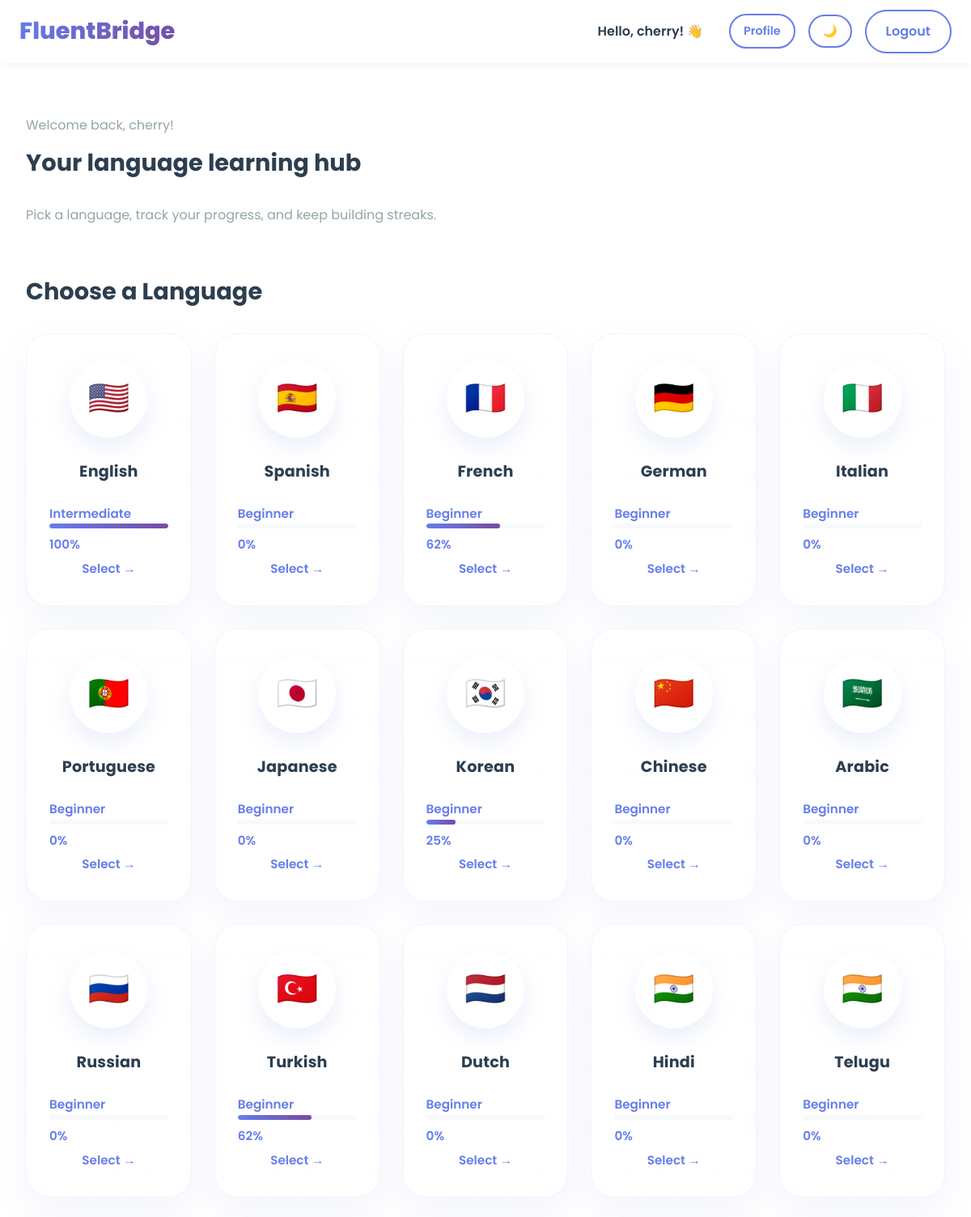
The app's page /dashboard (signed in, upper part) with its own data.
### tables this page shows
CREATE TABLE users
                 (id INTEGER PRIMARY KEY,
                  name TEXT NOT NULL,
                  email TEXT UNIQUE NOT NULL,
                  password TEXT NOT NULL,
                  profile_photo TEXT,
                  created_at TIMESTAMP DEFAULT CURRENT_TIMESTAMP);

CREATE TABLE languages
                 (id INTEGER PRIMARY KEY,
                  name TEXT NOT NULL UNIQUE,
                  flag TEXT NOT NULL);

CREATE TABLE user_progress
                 (id INTEGER PRIMARY KEY,
                  user_id INTEGER NOT NULL,
                  language_id INTEGER NOT NULL,
                  level TEXT DEFAULT 'Beginner',
                  score INTEGER DEFAULT 0,
                  streak INTEGER DEFAULT 0,
                  lessons_completed INTEGER DEFAULT 0,
                  quizzes_completed INTEGER DEFAULT 0,
                  last_learned TIMESTAMP,
                  FOREIGN KEY(user_id) REFERENCES users(id),
                  FOREIGN KEY(language_id) REFERENCES languages(id));

### app.py (the view, shortened to what this page needs)
@app.route('/dashboard')
@login_required
def dashboard():
    conn = get_db()
    c = conn.cursor()
    c.execute('SELECT * FROM users WHERE id = ?', (session['user_id'],))
    user = c.fetchone()
    c.execute('SELECT * FROM languages')
    languages = c.fetchall()
    c.execute('''SELECT * FROM user_progress WHERE user_id = ?''', (session['user_id'],))
    progress_rows = c.fetchall()
    progress = {row['language_id']: row for row in progress_rows}
    selected_language = None
    selected_progress = None
    recommended_lesson = None
    overall_score = 0
    if progress_rows:
        overall_score = int(sum([row['score'] for row in progress_rows]) / len(progress_rows))
    total_quizzes = sum([row['quizzes_completed'] for row in progress_rows]) if progress_rows else 0
    max_streak = max([row['streak'] for row in progress_rows]) if progress_rows else 0
    languages_started = sum(
        1 for row in progress_rows
        if row['score'] > 0 or row['lessons_completed'] > 0 or row['quizzes_completed'] > 0
    )
    achievements = []
    if max_streak >= 7:
        achievements.append({'icon': '🔥', 'title': 'Streak Keeper', 'subtitle': f'{max_streak}-day streak'})
    if total_quizzes >= 5:
        achievements.append({'icon': '🧠', 'title': 'Quiz Champion', 'subtitle': f'{total_quizzes} quizzes completed'})
    if languages_started >= 3:
        achievements.append({'icon': '🌍', 'title': 'Polyglot Path', 'subtitle': f'{languages_started} languages started'})
    if not achievements:
        achievements.append({'icon': '✨', 'title': 'Keep Going', 'subtitle': 'Complete lessons and quizzes to unlock more achievements'})
    if overall_score >= 80:
        badge = 'Language Master'
    elif overall_score >= 60:
        badge = 'Rising Star'
    elif overall_score >= 40:
        badge = 'Learner'
    else:
        badge = 'New Explorer'
    conn.close()
    return render_template('dashboard_page.html',
                          user=user,
                          languages=languages,
                          progress=progress,
                          selected_language=selected_language,
                          selected_progress=selected_progress,
                          recommended_lesson=recommended_lesson,
                          overall_score=overall_score,
                          badge=badge,
                          achievements=achievements)

### app.py (called while the page is built)
def get_db():
    conn = sqlite3.connect(DATABASE)
    conn.row_factory = sqlite3.Row
    return conn

def login_required(f):
    @wraps(f)
    def decorated_function(*args, **kwargs):
        if 'user_id' not in session:
            next_url = request.path
            return redirect(url_for('login', next=next_url))
        return f(*args, **kwargs)
    return decorated_function

### templates/dashboard_page.html (shortened to what this page needs)
<!DOCTYPE html>
<html lang="en">
<head>
    <link rel="stylesheet" href="{{ url_for('static', filename='style.css') }}">
</head>
<body>
    <nav class="navbar navbar-dashboard">
        <div class="navbar-brand">
            <h1 class="logo">FluentBridge</h1>
        </div>
        <div class="navbar-right">
            <span class="user-greeting">Hello, {{ user.name }}! 👋</span>
            <a href="/profile" class="btn btn-outline btn-small">Profile</a>
            <button class="btn btn-outline btn-small dark-toggle" type="button" onclick="toggleDarkMode()">🌙</button>
            <a href="/logout" class="btn btn-outline">Logout</a>
        </div>
    </nav>
    <div class="dashboard-container">
        <section class="dashboard-section dashboard-intro">
            <div class="dashboard-hero">
                <div>
                    <p class="eyebrow">Welcome back, {{ user.name }}!</p>
                    <h2>Your language learning hub</h2>
                    <p>Pick a language, track your progress, and keep building streaks.</p>
                </div>
            </div>
        </section>
        <section class="dashboard-section">
            <h2>Choose a Language</h2>
            <div class="languages-grid dashboard-grid">
                {% for language in languages %}
                <a href="{{ url_for('select_language', lang_id=language.id) }}" class="language-card dashboard-card">
                    <div class="flag large">{{ language.flag }}</div>
                    <h3>{{ language.name }}</h3>
                    {% if progress.get(language.id) %}
                        <div class="progress-info">
                            <p class="level">{{ progress[language.id].level }}</p>
                            <div class="progress-bar">
                                <div class="progress-fill" style="width: {{ progress[language.id].score }}%"></div>
                            </div>
                            <p class="score">{{ progress[language.id].score }}%</p>
                        </div>
                    {% else %}
                        <p class="status">Not started</p>
                    {% endif %}
                    <p class="start-btn">Select →</p>
                </a>
                {% endfor %}
            </div>
        </section>
    </div>
</body>
</html>

### static/style.css (style rules this page uses)
* { margin: 0; padding: 0; box-sizing: border-box; }
:root { --primary: #667eea; --secondary: #764ba2; --accent: #ff6b6b; --success: #51cf66; --warning: #ffa500; --danger: #ff6b6b; --light: #f8f9fa; --lighter: #f0f3ff; --dark: #2c3e50; --gray: #95a5a6; }
html { scroll-behavior: smooth; }
body { font-family: 'Poppins', sans-serif; color: var(--dark); background: #ffffff; line-height: 1.6; }
h1, h2, h3, h4, h5, h6 { font-weight: 700; line-height: 1.3; }
h1 { font-size: 3rem; }
h2 { font-size: 2rem; margin-bottom: 1rem; }
h3 { font-size: 1.5rem; }
p { color: var(--gray); margin-bottom: 1rem; }
.navbar { display: flex; justify-content: space-between; align-items: center; padding: 1rem 1.5rem; background: white; box-shadow: 0 2px 10px rgba(0, 0, 0, 0.05); position: sticky; top: 0; z-index: 1000; width: 100%; }
.navbar-brand { display: flex; align-items: center; }
.logo { font-size: 1.8rem; font-weight: 800; background: linear-gradient(135deg, var(--primary), var(--secondary)); -webkit-background-clip: text; -webkit-text-fill-color: transparent; background-clip: text; margin: 0; }
.navbar-right { display: flex; gap: 1rem; align-items: center; }
.user-greeting { font-weight: 600; color: var(--dark); margin-right: 1rem; }
.navbar-dashboard { display: flex; align-items: center; justify-content: space-between; gap: 1.5rem; padding: 0.75rem 1.5rem; }
.btn { display: inline-block; padding: 0.75rem 1.5rem; border-radius: 50px; border: none; font-weight: 600; cursor: pointer; transition: all 0.3s ease; text-decoration: none; font-size: 1rem; font-family: 'Poppins', sans-serif; }
.btn-outline { background: white; border: 2px solid var(--primary); color: var(--primary); }
.dark-toggle { min-width: 48px; background: rgba(255, 255, 255, 0.06); color: var(--primary); }
.btn-small { padding: 0.5rem 1rem; font-size: 0.9rem; }
.languages-grid { display: grid; grid-template-columns: repeat(auto-fit, minmax(180px, 1fr)); gap: 1.75rem; margin-top: 2rem; align-items: stretch; }
.language-card { background: linear-gradient(180deg, rgba(255, 255, 255, 0.98), #ffffff); border-radius: 28px; padding: 2rem 1.75rem; text-align: center; text-decoration: none; color: var(--dark); transition: transform 0.35s ease, box-shadow 0.35s ease, background 0.35s ease; box-shadow: 0 18px 45px rgba(102, 126, 234, 0.08); cursor: pointer; border: 1px solid rgba(102, 126, 234, 0.08); display: flex; flex-direction: column; justify-content: center; }
.language-card .flag { width: 96px; height: 96px; margin: 0 auto 1.15rem; border-radius: 50%; display: grid; place-items: center; background: white; box-shadow: 0 12px 28px rgba(102, 126, 234, 0.12); transition: transform 0.35s ease, box-shadow 0.35s ease; font-size: 2.6rem; }
.language-card h3 { margin: 0.75rem 0 0.35rem; color: var(--dark); font-size: 1.2rem; letter-spacing: 0.01em; }
.language-card p { margin: 0.35rem 0 0; font-size: 0.95rem; color: var(--primary); font-weight: 600; }
.progress-info { margin-top: 1rem; text-align: left; }
.level { font-size: 0.85rem; color: var(--gray); margin-bottom: 0.5rem; }
.progress-bar { width: 100%; height: 6px; background: var(--light); border-radius: 10px; overflow: hidden; margin-bottom: 0.5rem; }
.progress-fill { height: 100%; background: linear-gradient(90deg, var(--primary), var(--secondary)); border-radius: 10px; transition: width 0.3s ease; }
.score { font-size: 0.85rem; color: var(--primary); font-weight: 600; }
.start-btn { color: var(--primary); font-size: 0.95rem; }
.dashboard-container { padding: 3rem 2rem; max-width: 1200px; margin: 0 auto; }
.dashboard-section h2 { color: var(--dark); margin-bottom: 2rem; font-size: 1.8rem; }
.dashboard-hero { display: grid; grid-template-columns: 1fr 360px; gap: 2rem; align-items: start; margin-bottom: 3rem; }
.dashboard-hero p { margin-top: 1rem; }
.language-card { position: relative; z-index: 10; cursor: pointer; }
.languages-grid { position: relative; z-index: 10; }

### records on screen
users: name "cherry"
languages: flag "🇺🇸", name "English"
user_progress: level "Intermediate", score "100"
languages: flag "🇪🇸", name "Spanish"
user_progress: level "Beginner", score "0"
languages: flag "🇫🇷", name "French"
user_progress: level "Beginner", score "62"
languages: flag "🇩🇪", name "German"
user_progress: level "Beginner", score "0"
languages: flag "🇮🇹", name "Italian"
user_progress: level "Beginner", score "0"
languages: flag "🇵🇹", name "Portuguese"
user_progress: level "Beginner", score "0"
languages: flag "🇯🇵", name "Japanese"
user_progress: level "Beginner", score "0"
languages: flag "🇰🇷", name "Korean"
user_progress: level "Beginner", score "25"
languages: flag "🇨🇳", name "Chinese"
user_progress: level "Beginner", score "0"
languages: flag "🇸🇦", name "Arabic"
user_progress: level "Beginner", score "0"
languages: flag "🇷🇺", name "Russian"
user_progress: level "Beginner", score "0"
languages: flag "🇹🇷", name "Turkish"
user_progress: level "Beginner", score "62"
languages: flag "🇳🇱", name "Dutch"
user_progress: level "Beginner", score "0"
languages: flag "🇮🇳", name "Hindi"
user_progress: level "Beginner", score "0"
languages: flag "🇮🇳", name "Telugu"
user_progress: level "Beginner", score "0"
